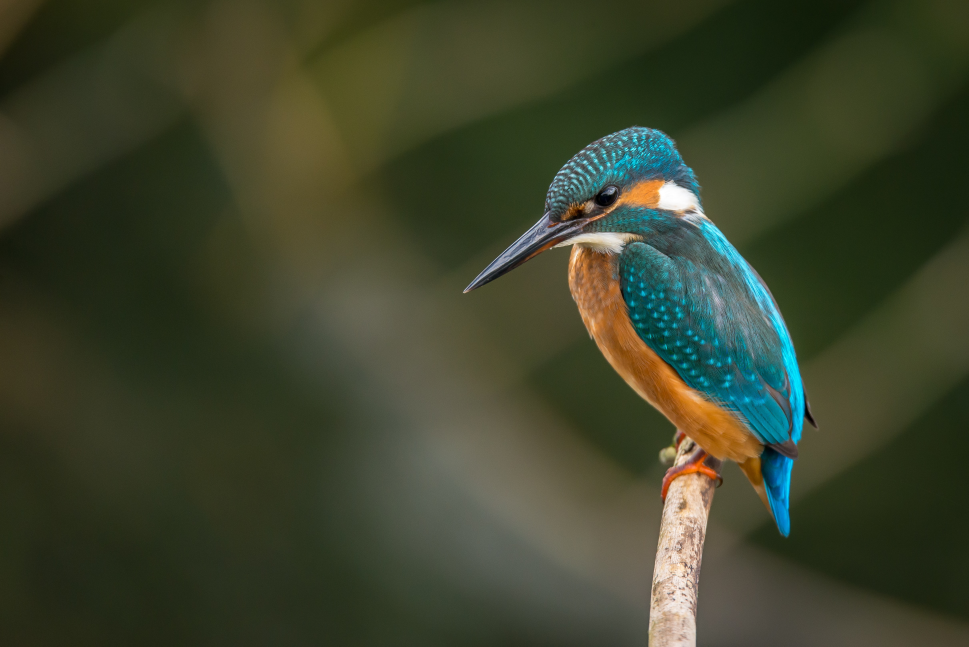
#> input picture example_pic.jpg, 4844 x 3234 px (shown at 1/5 size)
$ python -i main.py   (imports and definitions only)   (older library calls are emulated)
#> lines starting #> are read from the running program, lines starting #| are printed output that depends on the picture
#> further down, picture is the input picture: shape (3234, 4844, 3); mean B, G, R 45, 67.4, 61.5
from PyQt5 import QtCore, QtGui, QtWidgets
from PyQt5.QtCore import  QMutex
from PyQt5.QtWidgets import QFileDialog, QPushButton, QMessageBox
from PyQt5.QtGui import QImage
from cv2 import cv2
from PIL import Image
import numpy as np
import matplotlib.pyplot as plt
from skimage.filters import  sato, unsharp_mask, prewitt
from skimage.exposure import adjust_gamma
from skimage import img_as_ubyte
from skimage.transform import swirl, warp
from skimage.util import img_as_float
import random


##UI maked with QT designer and I added some extra things via writing code
class Ui_MainWindow(object):
    # [437 lines left out: functions setupUi, retranslateUi, loadImage, setPhoto, convertQImageToMat, showDialog and 2 more, not called in this run]

    def blur_value(self,value):
        self.blur_val = value
        self.update()

    # [24 lines left out: functions changeBrightness, changeBlur, update, not called in this run]


    def resetImage(self):
        self.setPhoto(self.image)


    # [123 lines left out: functions histogramGoster, histogramEsitle, videoFilter, resizeImage, imageRotate, imageSymmetry and 4 more, not called in this run]

    def sobelFilter(self,img):
        scale = 1
        delta = 0
        ddepth = cv2.CV_16S
        src = cv2.GaussianBlur(img, (3, 3), 0)
        gray = cv2.cvtColor(src, cv2.COLOR_BGR2GRAY)
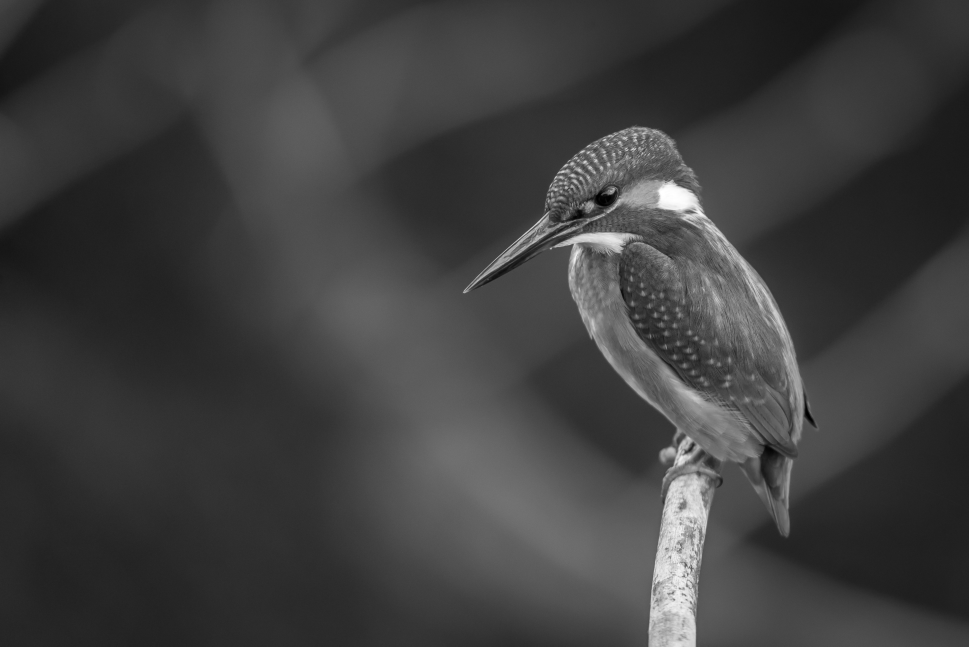
#> gray: shape (3234, 4844) (shown at 1/5 size); min 0, max 255, mean 63.1
        grad_x = cv2.Sobel(gray, ddepth, 1, 0, ksize=3, scale=scale, delta=delta, borderType=cv2.BORDER_DEFAULT)
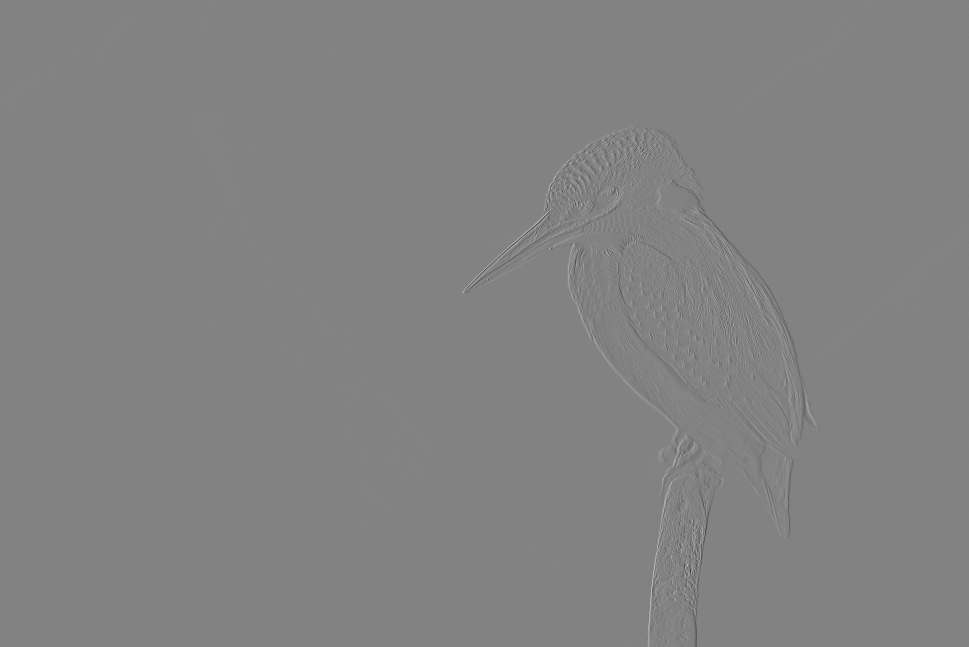
#> grad_x: shape (3234, 4844) int16 (shown at 1/5 size); min -412, max 393, mean 0; drawn with min black and max white
        # Gradient-Y
        # grad_y = cv.Scharr(gray,ddepth,0,1)
        grad_y = cv2.Sobel(gray, ddepth, 0, 1, ksize=3, scale=scale, delta=delta, borderType=cv2.BORDER_DEFAULT)

        abs_grad_x = cv2.convertScaleAbs(grad_x)
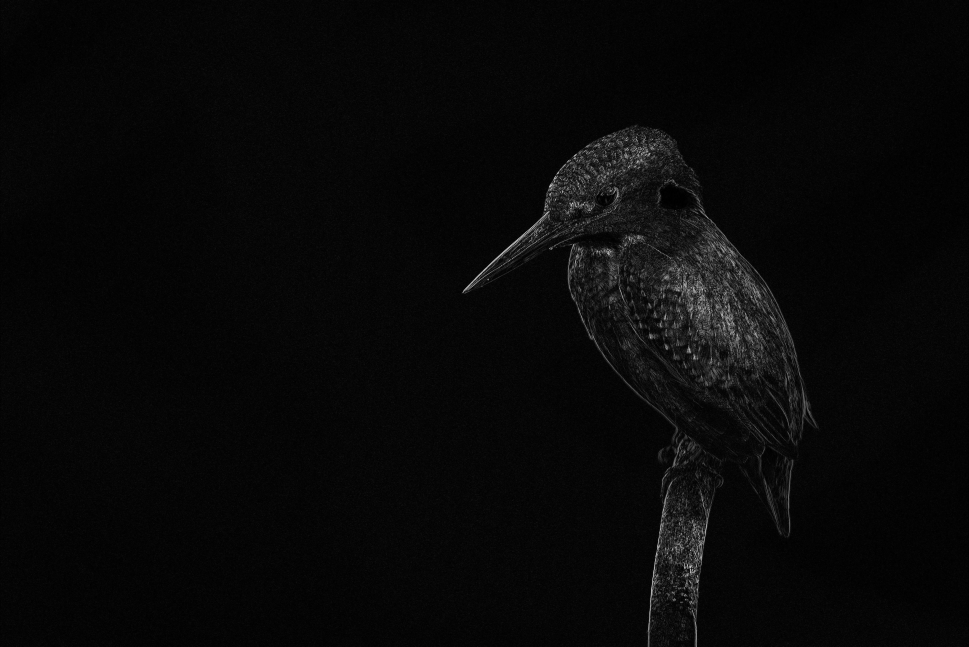
#> abs_grad_x: shape (3234, 4844) (shown at 1/5 size); min 0, max 255, mean 8.3
        abs_grad_y = cv2.convertScaleAbs(grad_y)
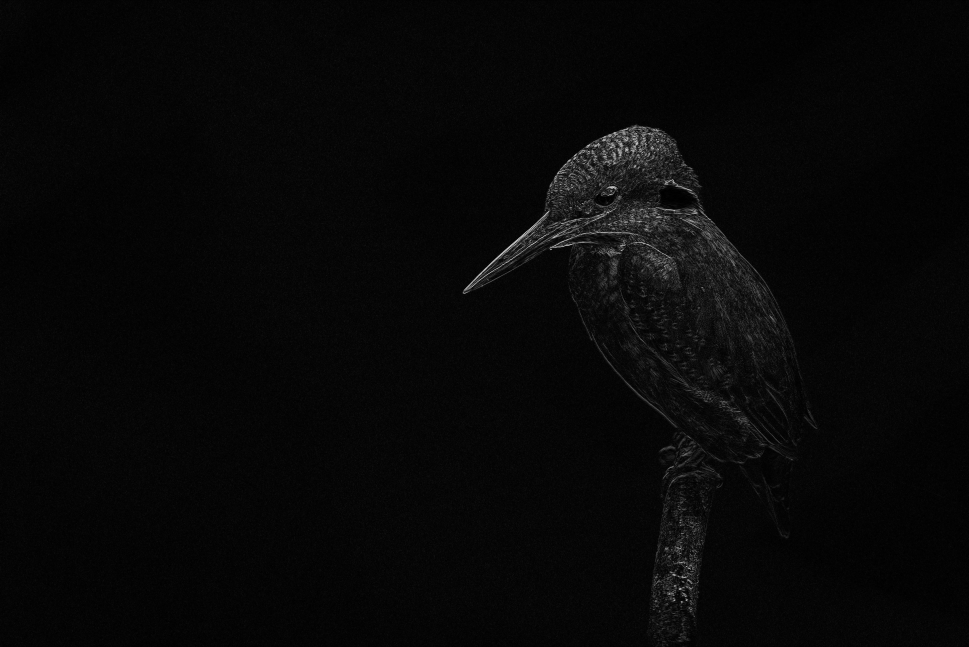
#> abs_grad_y: shape (3234, 4844) (shown at 1/5 size); min 0, max 255, mean 7.7

        grad = cv2.addWeighted(abs_grad_x, 0.5, abs_grad_y, 0.5, 0)
        return grad


    # [113 lines left out: functions goruntuIyilestirme, gammaImage, morfolojikIslemler, not called in this run]


# [8 lines not run here, left out]

>>> import cv2
>>> picture = cv2.imread('example_pic.jpg')
>>> result = Ui_MainWindow().sobelFilter(picture)

$ run again, on blood_vessel.jpg
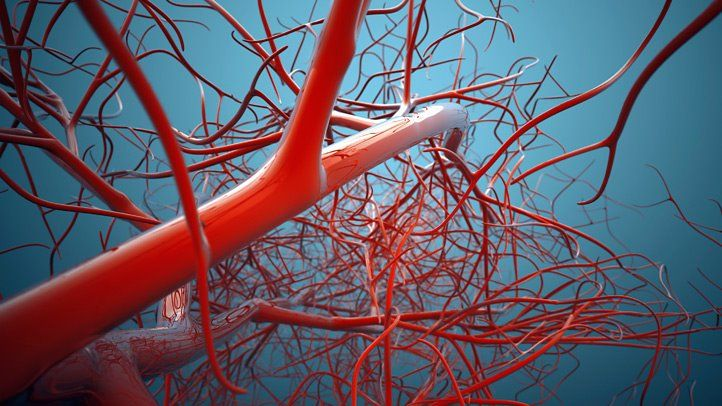
#> input picture blood_vessel.jpg, 722 x 406 px
#> picture is the input picture: shape (406, 722, 3); mean B, G, R 104.5, 90.6, 97.7
#> in sobelFilter, `grad_y = cv2.Sobel(gray, ddepth, 0, 1, ksize=3, scale=scale, delta=del..`:
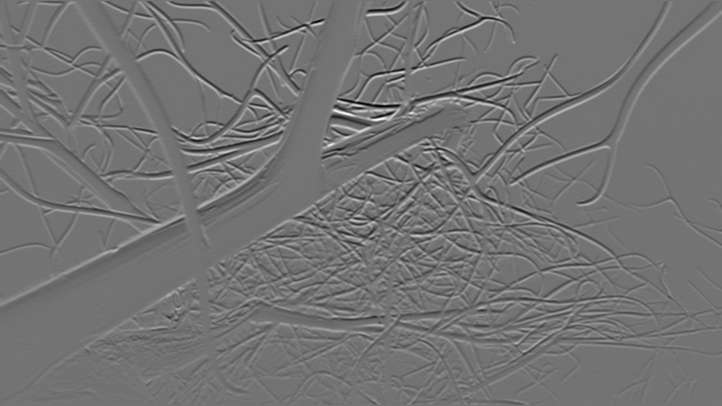
#> grad_y: shape (406, 722) int16; min -551, max 660, mean -1.3; drawn with min black and max white
#> in sobelFilter, `grad = cv2.addWeighted(abs_grad_x, 0.5, abs_grad_y, 0.5, 0)`:
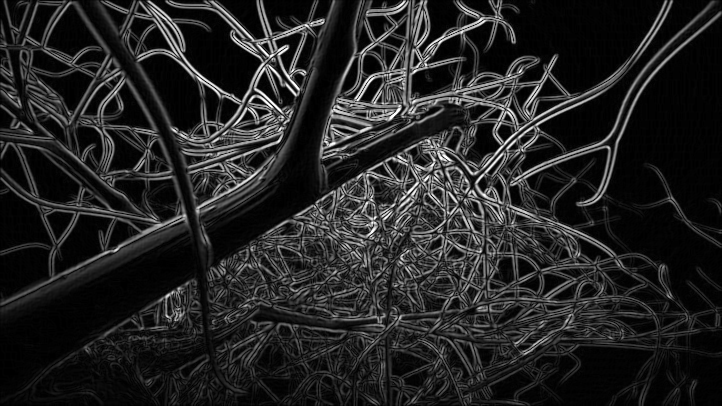
#> grad: shape (406, 722); min 0, max 255, mean 36.1
